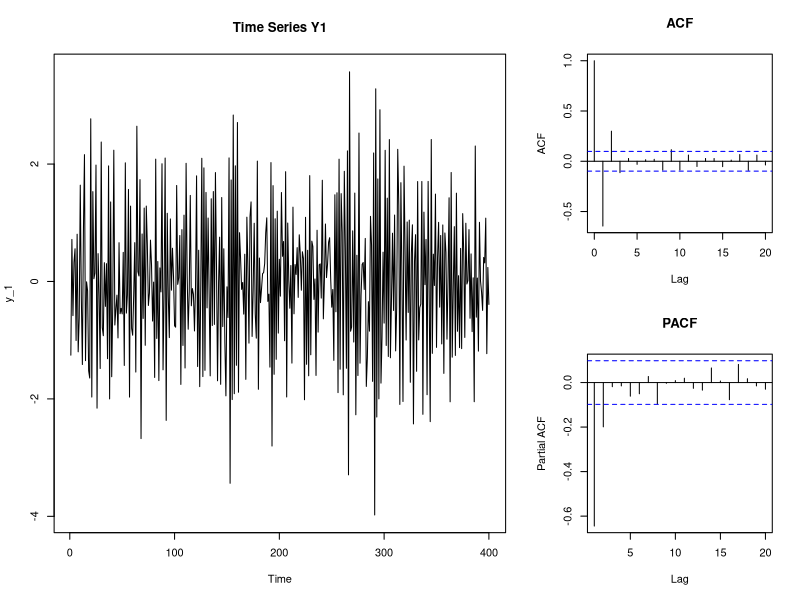

Here is the R script that generated this plot: (Note: this script raises an error after producing the figure.)
# Note, please direct all questions regarding the R-code to Lucas Arnroth
# Lukas.Arnroth@statistik.uu.se room B341

# read data
dat <- read.csv("B3_HWA2.csv")


# we want 400, and leave 4 out for forecasting
datm <- dat[1:400, ] # subset 400 first rows of dat, include all columns
datf <- dat[401:404, ] # subset last 4 rows of dat, include all columns

# process 1-5
y_1 <- as.ts(datm[ , 3])
y_2 <- as.ts(datm[ , 4])
y_3 <- as.ts(datm[ , 5])
y_4 <- as.ts(datm[ , 6])
y_5 <- as.ts(datm[ , 7])


##################################################
#IDENTIFICATION
## Y1


#GUESS: ARMA(1,1), AR(2)
layout(matrix(c(1, 1, 2,
                1, 1, 3), nrow=2, byrow=TRUE)) 
ts.plot(y_1, main = "Time Series Y1") # time series plot
acf(y_1, lag.max = 20, type = "correlation", plot = T, main = "ACF") # ACF
acf(y_1, lag.max = 20, type = "partial", plot = T, main = "PACF") # PCAF
par(mfrow = c(1,1)) # set plot window to default
#UNIT ROOT TEST?
adf.test(y_1, nlag = NULL, output = TRUE)
y_1_adf <- adf.test(y_1)
Y1_adf
Y1_adf$statistic
Y1_adf$p.value
Y1_adf$alternative


## Y2
#GUESS AR(1)
layout(matrix(c(1, 1, 2,
                1, 1, 3), nrow=2, byrow=TRUE)) 
ts.plot(y_2, main = "Time Series Y2") # time series plot
acf(y_2, lag.max = 20, type = "correlation", plot = T, main = "ACF") # ACF
acf(y_2, lag.max = 20, type = "partial", plot = T, main = "PACF") # PCAF
par(mfrow = c(1,1)) # set plot window to default

## Y3
#GUESS MA(2)
layout(matrix(c(1, 1, 2,
                1, 1, 3), nrow=2, byrow=TRUE)) 
ts.plot(y_3, main = "Time Series Y3") # time series plot
acf(y_3, lag.max = 20, type = "correlation", plot = T, main = "ACF") # ACF
acf(y_3, lag.max = 20, type = "partial", plot = T, main = "PACF") # PCAF
par(mfrow = c(1,1)) # set plot window to default

## Y4
#GUESS AR(2)
layout(matrix(c(1, 1, 2,
                1, 1, 3), nrow=2, byrow=TRUE)) 
ts.plot(y_4, main = "Time Series Y4") # time series plot
acf(y_4, lag.max = 20, type = "correlation", plot = T, main = "ACF") # ACF
acf(y_4, lag.max = 20, type = "partial", plot = T, main = "PACF") # PCAF
par(mfrow = c(1,1)) # set plot window to default

## Y5
#GUESS AR(1,1)?
layout(matrix(c(1, 1, 2,
                1, 1, 3), nrow=2, byrow=TRUE)) 
ts.plot(y_5, main = "Time Series Y5") # time series plot
acf(y_5, lag.max = 20, type = "correlation", plot = T, main = "ACF") # ACF
acf(y_5, lag.max = 20, type = "partial", plot = T, main = "PACF") # PCAF
par(mfrow = c(1,1)) # set plot window to default



######################################
## Estimation
E <- as.ts(datm$E)

### Y1
#Guess: ARMA(11)
m1 <- arima(y_1, order = c(1, 0, 1))
summary(m1)
sigma21 <- m1$sigma2
E1 <- residuals(m1)



### Y1
#Guess: AR(2)
m11 <- arima(y_1, order = c(2, 0, 0))
summary(m11)
sigma211 <- m11$sigma2
E11 <- residuals(m11)

### Y2
#GUESS: AR(1)
m2 <- arima(y_2, order = c(1, 0 , 0))
summary(m2)
sigma22 <- m2$sigma2
E2 <- residuals(m2)

### Y3
#GUESS: MA(2)
m3 <- arima(y_3, order = c(0, 0 , 2))
summary(m3)
sigma23 <- m3$sigma2
E3 <- residuals(m3)

### Y4
#GUESS: (AR(2))
m4 <- arima(y_4, order = c(2, 0 , 0))
summary(m4)
sigma24 <- m4$sigma2
E4 <- residuals(m4)

### Y5
#GUESS: ARMA(11)
m5 <- arima(y_5, order = c(1, 0 , 1))
summary(m5)
sigma25 <- m5$sigma2
E5 <- residuals(m5)


############################################################
#Diagnosis
## Y1
#GUESS ARMA(11)
layout(matrix(c(1, 1, 2,
                1, 1, 3), nrow=2, byrow=TRUE)) 
ts.plot(E1, ylab = "Residuals", col = "blue", main = "Residuals from Fitted Model Y1")
abline(a = mean(E1), b = 0) # adds horizontal line with mean(E1) as intercept and 0 slope
abline(a = mean(E1) + sigma21, b = 0, lty="dotted") # same as above + sigma2
abline(a = mean(E1) - sigma21, b = 0, lty="dotted") # same as above - sigma2
acf(E1, lag.max = 20, type = "correlation", plot = T, main = "ACF") # ACF
acf(E1, lag.max = 20, type = "partial", plot = T, main = "PACF") # PCAF
par(mfrow = c(1,1)) # set plot window to default
#Normality?
qqnorm(E1)

## Y1
#GUESS AR(2)
layout(matrix(c(1, 1, 2,
                1, 1, 3), nrow=2, byrow=TRUE)) 
ts.plot(E11, ylab = "Residuals", col = "blue", main = "Residuals from Fitted Model Y1")
abline(a = mean(E11), b = 0) # adds horizontal line with mean(E1) as intercept and 0 slope
abline(a = mean(E11) + sigma211, b = 0, lty="dotted") # same as above + sigma2
abline(a = mean(E11) - sigma211, b = 0, lty="dotted") # same as above - sigma2
acf(E11, lag.max = 20, type = "correlation", plot = T, main = "ACF") # ACF
acf(E11, lag.max = 20, type = "partial", plot = T, main = "PACF") # PCAF
par(mfrow = c(1,1)) # set plot window to default

#Normality?
qqnorm(E11)

## Y2
#GUESS AR(1)
layout(matrix(c(1, 1, 2,
                1, 1, 3), nrow=2, byrow=TRUE)) 
ts.plot(E2, ylab = "Residuals", col = "blue", main = "Residuals from Fitted Model Y2")
abline(a = mean(E2), b = 0) # adds horizontal line with mean(E2) as intercept and 0 slope
abline(a = mean(E2) + sigma22, b = 0, lty="dotted") # same as above + sigma2
abline(a = mean(E2) - sigma22, b = 0, lty="dotted") # same as above - sigma2

acf(E2, lag.max = 20, type = "correlation", plot = T, main = "ACF") # ACF
acf(E2, lag.max = 20, type = "partial", plot = T, main = "PACF") # PCAF
par(mfrow = c(1,1)) # set plot window to default

## Y3
#Guess MA(1)
layout(matrix(c(1, 1, 2,
                1, 1, 3), nrow=2, byrow=TRUE)) 
ts.plot(E3, ylab = "Residuals", col = "blue", main = "Residuals from Fitted Model Y3")
abline(a = mean(E3), b = 0) # adds horizontal line with mean(E3) as intercept and 0 slope
abline(a = mean(E3) + sigma23, b = 0, lty="dotted") # same as above + sigma2
abline(a = mean(E3) - sigma23, b = 0, lty="dotted") # same as above - sigma2

acf(E3, lag.max = 20, type = "correlation", plot = T, main = "ACF") # ACF
acf(E3, lag.max = 20, type = "partial", plot = T, main = "PACF") # PCAF
par(mfrow = c(1,1)) # set plot window to default

## Y4
#GUESS AR(2)
layout(matrix(c(1, 1, 2,
                1, 1, 3), nrow=2, byrow=TRUE)) 
ts.plot(E4, ylab = "Residuals", col = "blue", main = "Residuals from Fitted Model Y4")
abline(a = mean(E4), b = 0) # adds horizontal line with mean(E4) as intercept and 0 slope
abline(a = mean(E4) + sigma24, b = 0, lty="dotted") # same as above + sigma2
abline(a = mean(E4) - sigma24, b = 0, lty="dotted") # same as above - sigma2

acf(E4, lag.max = 20, type = "correlation", plot = T, main = "ACF") # ACF
acf(E4, lag.max = 20, type = "partial", plot = T, main = "PACF") # PCAF
par(mfrow = c(1,1)) # set plot window to default

## Y5
#GUESS ARMA(1,1)
layout(matrix(c(1, 1, 2,
                1, 1, 3), nrow=2, byrow=TRUE)) 
ts.plot(E5, ylab = "Residuals", col = "blue", main = "Residuals from Fitted Model Y5")
abline(a = mean(E5), b = 0) # adds horizontal line with mean(E5) as intercept and 0 slope
abline(a = mean(E5) + sigma25, b = 0, lty="dotted") # same as above + sigma2
abline(a = mean(E5) - sigma25, b = 0, lty="dotted") # same as above - sigma2

acf(E5, lag.max = 20, type = "correlation", plot = T, main = "ACF") # ACF
acf(E5, lag.max = 20, type = "partial", plot = T, main = "PACF") # PCAF
par(mfrow = c(1,1)) # set plot window to default





### For testing auto correlations, why is t = 0 included? Not the case in 
# eviews. What does it mean? Check with Lars
e1_acf <- acf(E1, lag.max = 20, type = "correlation", plot = F) 
e11_acf <- acf(E11, lag.max = 20, type = "correlation", plot = F)
e2_acf <- acf(E2, lag.max = 20, type = "correlation", plot = F) 
e3_acf <- acf(E3, lag.max = 20, type = "correlation", plot = F) 
e4_acf <- acf(E4, lag.max = 20, type = "correlation", plot = F) 
e5_acf <- acf(E5, lag.max = 20, type = "correlation", plot = F) 

#Ljung BOX test
Box.test(E11, lag = 20, type = c("Ljung-Box"), fitdf = 2)
Box.test(E1, lag = 20, type = c("Ljung-Box"), fitdf = 2)

########################################################################
### Forecasting
# use the predict function. The object parameter is the model from before
# and n.ahead gives number of time periods to forecast
y_1_pred <- predict(object = m11, n.ahead = 4)
y_2_pred <- predict(object = m2, n.ahead = 4)
y_3_pred <- predict(object = m3, n.ahead = 4)
y_4_pred <- predict(object = m4, n.ahead = 4)
y_5_pred <- predict(object = m5, n.ahead = 4)

# we can submit more than one time series to the ts.plot() function. In this case
# i add, apart from  predicted y, predicty y +- se of prediction
ts.plot(y_1_pred$pred, y_1_pred$pred + y_1_pred$se, 
        y_1_pred$pred - y_1_pred$se, ylab = "Predicted Y", 
        main = expression(paste("Predicted ", Y['1'])), # we can use mathematical notation in r plots!
        lty=c(1:3),
        col = c("blue", "black", "black"))

# compare fitted and actual
ts.plot(datf$Y1, y_1_pred$pred, col = c("red", "blue"))
# x & y need to be adjusted manually. A good idea is to take min(x) and add 1 as x - coordinate
# and max y remove 1 as y coordinate. Then fine tune 
legend(x = 401, y = 2, legend = c("actual", "fitted"), col = c("red", "blue"), lty=c(1,1))

### need some measurements of the forecast
y1 <- as.vector(dat$Y1[401:404]) # no real need for these to be time series objects...
y1_hat <- as.vector(y_1_pred$pred) # ... so just store them as your plain vanilla vectors :)

# RMSEA
sqrt(mean((y1-y1_hat)^2))
# MAE 
mean(abs(y1-y1_hat))
# MAPE, not exactly sure whether n = 4 or 404 in the calculations
mape <- 0
for(i in 1:4) {
  mape <- mape + abs((y1[i] - y1_hat[i])/y1[i])
}
100*mean(abs((y1-y1_hat)/y1))
